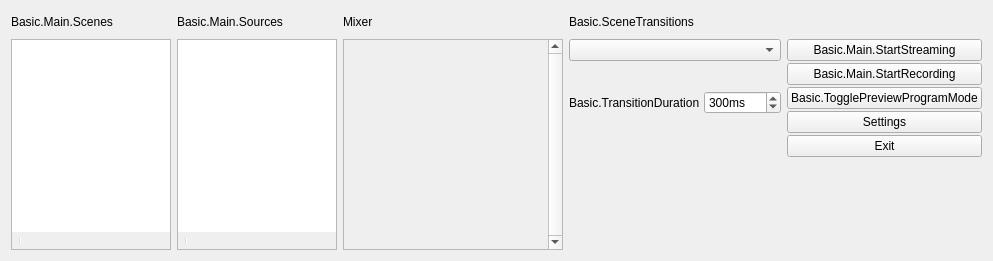
          <widget class="QWidget" name="obsSceneControl" native="true">
           <property name="sizePolicy">
            <sizepolicy hsizetype="Expanding" vsizetype="Fixed">
             <horstretch>0</horstretch>
             <verstretch>0</verstretch>
            </sizepolicy>
           </property>
           <property name="minimumSize">
            <size>
             <width>0</width>
             <height>150</height>
            </size>
           </property>
           <property name="baseSize">
            <size>
             <width>0</width>
             <height>150</height>
            </size>
           </property>
           <property name="styleSheet">
            <string notr="true"/>
           </property>
           <layout class="QGridLayout" name="gridLayout_2">
            <property name="sizeConstraint">
             <enum>QLayout::SetFixedSize</enum>
            </property>
            <item row="1" column="4">
             <layout class="QVBoxLayout" name="buttonsVLayout">
              <property name="spacing">
               <number>2</number>
              </property>
              <item>
               <widget class="QPushButton" name="streamButton">
                <property name="enabled">
                 <bool>true</bool>
                </property>
                <property name="sizePolicy">
                 <sizepolicy hsizetype="Preferred" vsizetype="Fixed">
                  <horstretch>0</horstretch>
                  <verstretch>0</verstretch>
                 </sizepolicy>
                </property>
                <property name="text">
                 <string>Basic.Main.StartStreaming</string>
                </property>
                <property name="checkable">
                 <bool>false</bool>
                </property>
               </widget>
              </item>
              <item>
               <widget class="QPushButton" name="recordButton">
                <property name="enabled">
                 <bool>true</bool>
                </property>
                <property name="sizePolicy">
                 <sizepolicy hsizetype="Preferred" vsizetype="Fixed">
                  <horstretch>0</horstretch>
                  <verstretch>0</verstretch>
                 </sizepolicy>
                </property>
                <property name="minimumSize">
                 <size>
                  <width>130</width>
                  <height>0</height>
                 </size>
                </property>
                <property name="text">
                 <string>Basic.Main.StartRecording</string>
                </property>
               </widget>
              </item>
              <item>
               <widget class="QPushButton" name="modeSwitch">
                <property name="text">
                 <string>Basic.TogglePreviewProgramMode</string>
                </property>
                <property name="checkable">
                 <bool>true</bool>
                </property>
               </widget>
              </item>
              <item>
               <widget class="QPushButton" name="settingsButton">
                <property name="sizePolicy">
                 <sizepolicy hsizetype="Preferred" vsizetype="Fixed">
                  <horstretch>0</horstretch>
                  <verstretch>0</verstretch>
                 </sizepolicy>
                </property>
                <property name="text">
                 <string>Settings</string>
                </property>
               </widget>
              </item>
              <item>
               <widget class="QPushButton" name="exitButton">
                <property name="sizePolicy">
                 <sizepolicy hsizetype="Preferred" vsizetype="Fixed">
                  <horstretch>0</horstretch>
                  <verstretch>0</verstretch>
                 </sizepolicy>
                </property>
                <property name="text">
                 <string>Exit</string>
                </property>
               </widget>
              </item>
              <item>
               <spacer name="expVSpacer_2">
                <property name="orientation">
                 <enum>Qt::Vertical</enum>
                </property>
                <property name="sizeHint" stdset="0">
                 <size>
                  <width>0</width>
                  <height>0</height>
                 </size>
                </property>
               </spacer>
              </item>
             </layout>
            </item>
            <item row="1" column="2">
             <widget class="VScrollArea" name="scrollArea">
              <property name="minimumSize">
               <size>
                <width>220</width>
                <height>0</height>
               </size>
              </property>
              <property name="frameShape">
               <enum>QFrame::StyledPanel</enum>
              </property>
              <property name="frameShadow">
               <enum>QFrame::Sunken</enum>
              </property>
              <property name="verticalScrollBarPolicy">
               <enum>Qt::ScrollBarAlwaysOn</enum>
              </property>
              <property name="horizontalScrollBarPolicy">
               <enum>Qt::ScrollBarAlwaysOff</enum>
              </property>
              <property name="widgetResizable">
               <bool>true</bool>
              </property>
              <widget class="QWidget" name="volumeWidgets">
               <property name="geometry">
                <rect>
                 <x>0</x>
                 <y>0</y>
                 <width>201</width>
                 <height>16</height>
                </rect>
               </property>
               <property name="sizePolicy">
                <sizepolicy hsizetype="Preferred" vsizetype="Maximum">
                 <horstretch>0</horstretch>
                 <verstretch>0</verstretch>
                </sizepolicy>
               </property>
               <layout class="QVBoxLayout" name="verticalLayout_18">
                <property name="spacing">
                 <number>0</number>
                </property>
                <property name="leftMargin">
                 <number>0</number>
                </property>
                <property name="topMargin">
                 <number>0</number>
                </property>
                <property name="rightMargin">
                 <number>0</number>
                </property>
                <property name="bottomMargin">
                 <number>0</number>
                </property>
               </layout>
              </widget>
             </widget>
            </item>
            <item row="1" column="0">
             <layout class="QVBoxLayout" name="scenesVLayout">
              <property name="spacing">
               <number>0</number>
              </property>
              <item>
               <widget class="QFrame" name="scenesFrame">
                <property name="sizePolicy">
                 <sizepolicy hsizetype="Expanding" vsizetype="Expanding">
                  <horstretch>0</horstretch>
                  <verstretch>0</verstretch>
                 </sizepolicy>
                </property>
                <property name="minimumSize">
                 <size>
                  <width>160</width>
                  <height>0</height>
                 </size>
                </property>
                <property name="maximumSize">
                 <size>
                  <width>260</width>
                  <height>16777215</height>
                 </size>
                </property>
                <property name="frameShape">
                 <enum>QFrame::StyledPanel</enum>
                </property>
                <property name="frameShadow">
                 <enum>QFrame::Sunken</enum>
                </property>
                <layout class="QVBoxLayout" name="verticalLayout_11">
                 <property name="spacing">
                  <number>0</number>
                 </property>
                 <property name="leftMargin">
                  <number>0</number>
                 </property>
                 <property name="topMargin">
                  <number>0</number>
                 </property>
                 <property name="rightMargin">
                  <number>0</number>
                 </property>
                 <property name="bottomMargin">
                  <number>0</number>
                 </property>
                 <item>
                  <widget class="QListWidget" name="scenes">
                   <property name="sizePolicy">
                    <sizepolicy hsizetype="Preferred" vsizetype="Expanding">
                     <horstretch>0</horstretch>
                     <verstretch>0</verstretch>
                    </sizepolicy>
                   </property>
                   <property name="contextMenuPolicy">
                    <enum>Qt::CustomContextMenu</enum>
                   </property>
                   <property name="frameShape">
                    <enum>QFrame::NoFrame</enum>
                   </property>
                   <property name="frameShadow">
                    <enum>QFrame::Plain</enum>
                   </property>
                   <property name="showDropIndicator" stdset="0">
                    <bool>true</bool>
                   </property>
                   <property name="dragEnabled">
                    <bool>true</bool>
                   </property>
                   <property name="dragDropMode">
                    <enum>QAbstractItemView::InternalMove</enum>
                   </property>
                   <property name="defaultDropAction">
                    <enum>Qt::TargetMoveAction</enum>
                   </property>
                   <addaction name="actionRemoveScene"/>
                  </widget>
                 </item>
                 <item>
                  <widget class="QToolBar" name="scenesToolbar">
                   <property name="iconSize">
                    <size>
                     <width>16</width>
                     <height>16</height>
                    </size>
                   </property>
                   <property name="floatable">
                    <bool>false</bool>
                   </property>
                   <addaction name="actionAddScene"/>
                   <addaction name="actionRemoveScene"/>
                   <addaction name="separator"/>
                   <addaction name="actionSceneUp"/>
                   <addaction name="actionSceneDown"/>
                  </widget>
                 </item>
                 <item>
                  <spacer name="scenesFixedSizeHSpacer">
                   <property name="orientation">
                    <enum>Qt::Horizontal</enum>
                   </property>
                   <property name="sizeType">
                    <enum>QSizePolicy::Fixed</enum>
                   </property>
                   <property name="sizeHint" stdset="0">
                    <size>
                     <width>150</width>
                     <height>0</height>
                    </size>
                   </property>
                  </spacer>
                 </item>
                </layout>
               </widget>
              </item>
             </layout>
            </item>
            <item row="0" column="1">
             <widget class="QLabel" name="sourcesLabel">
              <property name="text">
               <string>Basic.Main.Sources</string>
              </property>
             </widget>
            </item>
            <item row="0" column="2">
             <layout class="QHBoxLayout" name="mixadvHLayout">
              <property name="spacing">
               <number>2</number>
              </property>
              <item>
               <widget class="QLabel" name="mixerLabel">
                <property name="sizePolicy">
                 <sizepolicy hsizetype="Maximum" vsizetype="Preferred">
                  <horstretch>0</horstretch>
                  <verstretch>0</verstretch>
                 </sizepolicy>
                </property>
                <property name="text">
                 <string>Mixer</string>
                </property>
               </widget>
              </item>
              <item>
               <widget class="QPushButton" name="advAudioProps">
                <property name="sizePolicy">
                 <sizepolicy hsizetype="Maximum" vsizetype="Maximum">
                  <horstretch>0</horstretch>
                  <verstretch>0</verstretch>
                 </sizepolicy>
                </property>
                <property name="maximumSize">
                 <size>
                  <width>22</width>
                  <height>22</height>
                 </size>
                </property>
                <property name="accessibleName">
                 <string>Basic.AdvAudio</string>
                </property>
                <property name="text">
                 <string notr="true"/>
                </property>
                <property name="icon">
                 <iconset resource="obs.qrc">
                  <normaloff>:/res/images/configuration21_16.png</normaloff>:/res/images/configuration21_16.png</iconset>
                </property>
                <property name="flat">
                 <bool>true</bool>
                </property>
                <property name="themeID" stdset="0">
                 <string notr="true">configIconSmall</string>
                </property>
               </widget>
              </item>
              <item>
               <spacer name="mixadvHSpacer_4">
                <property name="orientation">
                 <enum>Qt::Horizontal</enum>
                </property>
                <property name="sizeHint" stdset="0">
                 <size>
                  <width>0</width>
                  <height>0</height>
                 </size>
                </property>
               </spacer>
              </item>
             </layout>
            </item>
            <item row="1" column="1">
             <layout class="QVBoxLayout" name="sourcesVLayout">
              <property name="spacing">
               <number>0</number>
              </property>
              <item>
               <widget class="QFrame" name="sourcesFrame">
                <property name="sizePolicy">
                 <sizepolicy hsizetype="Expanding" vsizetype="Expanding">
                  <horstretch>0</horstretch>
                  <verstretch>0</verstretch>
                 </sizepolicy>
                </property>
                <property name="minimumSize">
                 <size>
                  <width>160</width>
                  <height>0</height>
                 </size>
                </property>
                <property name="maximumSize">
                 <size>
                  <width>260</width>
                  <height>16777215</height>
                 </size>
                </property>
                <property name="frameShape">
                 <enum>QFrame::StyledPanel</enum>
                </property>
                <property name="frameShadow">
                 <enum>QFrame::Sunken</enum>
                </property>
                <layout class="QVBoxLayout" name="verticalLayout_16">
                 <property name="spacing">
                  <number>0</number>
                 </property>
                 <property name="leftMargin">
                  <number>0</number>
                 </property>
                 <property name="topMargin">
                  <number>0</number>
                 </property>
                 <property name="rightMargin">
                  <number>0</number>
                 </property>
                 <property name="bottomMargin">
                  <number>0</number>
                 </property>
                 <item>
                  <widget class="SourceListWidget" name="sources">
                   <property name="sizePolicy">
                    <sizepolicy hsizetype="Preferred" vsizetype="Expanding">
                     <horstretch>0</horstretch>
                     <verstretch>0</verstretch>
                    </sizepolicy>
                   </property>
                   <property name="contextMenuPolicy">
                    <enum>Qt::CustomContextMenu</enum>
                   </property>
                   <property name="frameShape">
                    <enum>QFrame::NoFrame</enum>
                   </property>
                   <property name="showDropIndicator" stdset="0">
                    <bool>true</bool>
                   </property>
                   <property name="dragEnabled">
                    <bool>true</bool>
                   </property>
                   <property name="dragDropMode">
                    <enum>QAbstractItemView::InternalMove</enum>
                   </property>
                   <property name="defaultDropAction">
                    <enum>Qt::TargetMoveAction</enum>
                   </property>
                   <property name="selectionMode">
                    <enum>QAbstractItemView::ExtendedSelection</enum>
                   </property>
                   <addaction name="actionRemoveSource"/>
                  </widget>
                 </item>
                 <item>
                  <widget class="QToolBar" name="sourcesToolbar">
                   <property name="iconSize">
                    <size>
                     <width>16</width>
                     <height>16</height>
                    </size>
                   </property>
                   <property name="floatable">
                    <bool>false</bool>
                   </property>
                   <addaction name="actionAddSource"/>
                   <addaction name="actionRemoveSource"/>
                   <addaction name="actionSourceProperties"/>
                   <addaction name="separator"/>
                   <addaction name="actionSourceUp"/>
                   <addaction name="actionSourceDown"/>
                  </widget>
                 </item>
                 <item>
                  <spacer name="sourcesFixedSizeHSpacer">
                   <property name="orientation">
                    <enum>Qt::Horizontal</enum>
                   </property>
                   <property name="sizeType">
                    <enum>QSizePolicy::Fixed</enum>
                   </property>
                   <property name="sizeHint" stdset="0">
                    <size>
                     <width>150</width>
                     <height>0</height>
                    </size>
                   </property>
                  </spacer>
                 </item>
                </layout>
               </widget>
              </item>
             </layout>
            </item>
            <item row="0" column="0">
             <widget class="QLabel" name="scenesLabel">
              <property name="text">
               <string>Basic.Main.Scenes</string>
              </property>
             </widget>
            </item>
            <item row="1" column="3">
             <layout class="QVBoxLayout" name="verticalLayout">
              <property name="spacing">
               <number>4</number>
              </property>
              <item>
               <widget class="QComboBox" name="transitions">
                <property name="minimumSize">
                 <size>
                  <width>120</width>
                  <height>0</height>
                 </size>
                </property>
               </widget>
              </item>
              <item>
               <layout class="QHBoxLayout" name="horizontalLayout_4">
                <property name="spacing">
                 <number>4</number>
                </property>
                <item>
                 <spacer name="horizontalSpacer">
                  <property name="orientation">
                   <enum>Qt::Horizontal</enum>
                  </property>
                  <property name="sizeHint" stdset="0">
                   <size>
                    <width>40</width>
                    <height>20</height>
                   </size>
                  </property>
                 </spacer>
                </item>
                <item>
                 <widget class="QPushButton" name="transitionAdd">
                  <property name="sizePolicy">
                   <sizepolicy hsizetype="Maximum" vsizetype="Maximum">
                    <horstretch>0</horstretch>
                    <verstretch>0</verstretch>
                   </sizepolicy>
                  </property>
                  <property name="maximumSize">
                   <size>
                    <width>22</width>
                    <height>22</height>
                   </size>
                  </property>
                  <property name="toolTip">
                   <string>Basic.AddTransition</string>
                  </property>
                  <property name="accessibleName">
                   <string>Basic.AddTransition</string>
                  </property>
                  <property name="text">
                   <string notr="true"/>
                  </property>
                  <property name="icon">
                   <iconset resource="obs.qrc">
                    <normaloff>:/res/images/add.png</normaloff>:/res/images/add.png</iconset>
                  </property>
                  <property name="flat">
                   <bool>true</bool>
                  </property>
                  <property name="themeID" stdset="0">
                   <string notr="true">addIconSmall</string>
                  </property>
                 </widget>
                </item>
                <item>
                 <widget class="QPushButton" name="transitionRemove">
                  <property name="sizePolicy">
                   <sizepolicy hsizetype="Maximum" vsizetype="Maximum">
                    <horstretch>0</horstretch>
                    <verstretch>0</verstretch>
                   </sizepolicy>
                  </property>
                  <property name="maximumSize">
                   <size>
                    <width>22</width>
                    <height>22</height>
                   </size>
                  </property>
                  <property name="toolTip">
                   <string>Basic.RemoveTransition</string>
                  </property>
                  <property name="accessibleName">
                   <string>Basic.RemoveTransition</string>
                  </property>
                  <property name="text">
                   <string notr="true"/>
                  </property>
                  <property name="icon">
                   <iconset resource="obs.qrc">
                    <normaloff>:/res/images/list_remove.png</normaloff>:/res/images/list_remove.png</iconset>
                  </property>
                  <property name="flat">
                   <bool>true</bool>
                  </property>
                  <property name="themeID" stdset="0">
                   <string notr="true">removeIconSmall</string>
                  </property>
                 </widget>
                </item>
                <item>
                 <widget class="QPushButton" name="transitionProps">
                  <property name="sizePolicy">
                   <sizepolicy hsizetype="Maximum" vsizetype="Maximum">
                    <horstretch>0</horstretch>
                    <verstretch>0</verstretch>
                   </sizepolicy>
                  </property>
                  <property name="maximumSize">
                   <size>
                    <width>22</width>
                    <height>22</height>
                   </size>
                  </property>
                  <property name="toolTip">
                   <string>Basic.TransitionProperties</string>
                  </property>
                  <property name="accessibleName">
                   <string>Basic.TransitionProperties</string>
                  </property>
                  <property name="text">
                   <string notr="true"/>
                  </property>
                  <property name="icon">
                   <iconset resource="obs.qrc">
                    <normaloff>:/res/images/configuration21_16.png</normaloff>:/res/images/configuration21_16.png</iconset>
                  </property>
                  <property name="flat">
                   <bool>true</bool>
                  </property>
                  <property name="themeID" stdset="0">
                   <string notr="true">configIconSmall</string>
                  </property>
                 </widget>
                </item>
               </layout>
              </item>
              <item>
               <layout class="QHBoxLayout" name="horizontalLayout_3">
                <property name="spacing">
                 <number>4</number>
                </property>
                <item>
                 <widget class="QLabel" name="transitionDurationLabel">
                  <property name="sizePolicy">
                   <sizepolicy hsizetype="Maximum" vsizetype="Preferred">
                    <horstretch>0</horstretch>
                    <verstretch>0</verstretch>
                   </sizepolicy>
                  </property>
                  <property name="text">
                   <string>Basic.TransitionDuration</string>
                  </property>
                 </widget>
                </item>
                <item>
                 <widget class="QSpinBox" name="transitionDuration">
                  <property name="suffix">
                   <string>ms</string>
                  </property>
                  <property name="minimum">
                   <number>2</number>
                  </property>
                  <property name="maximum">
                   <number>10000</number>
                  </property>
                  <property name="singleStep">
                   <number>50</number>
                  </property>
                  <property name="value">
                   <number>300</number>
                  </property>
                 </widget>
                </item>
               </layout>
              </item>
              <item>
               <spacer name="verticalSpacer">
                <property name="orientation">
                 <enum>Qt::Vertical</enum>
                </property>
                <property name="sizeHint" stdset="0">
                 <size>
                  <width>20</width>
                  <height>40</height>
                 </size>
                </property>
               </spacer>
              </item>
             </layout>
            </item>
            <item row="0" column="3">
             <widget class="QLabel" name="label_2">
              <property name="text">
               <string>Basic.SceneTransitions</string>
              </property>
             </widget>
            </item>
           </layout>
          </widget>
